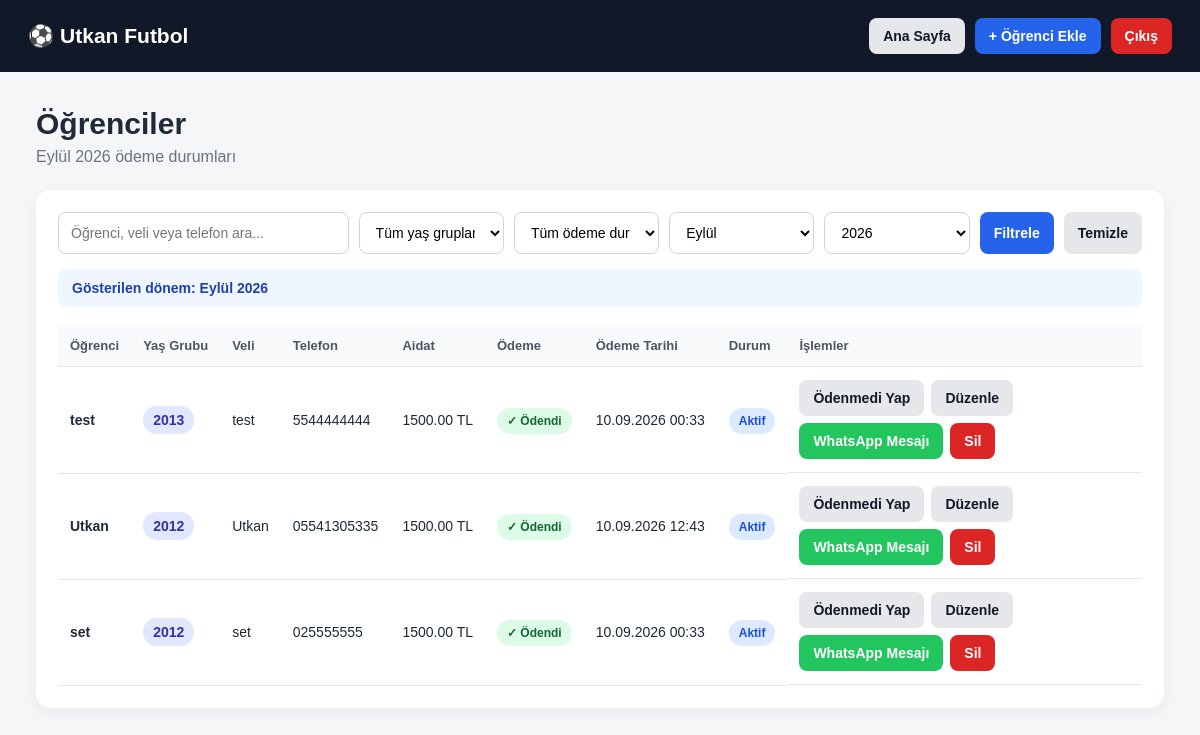
Page /students (signed in) on the earlier database version.
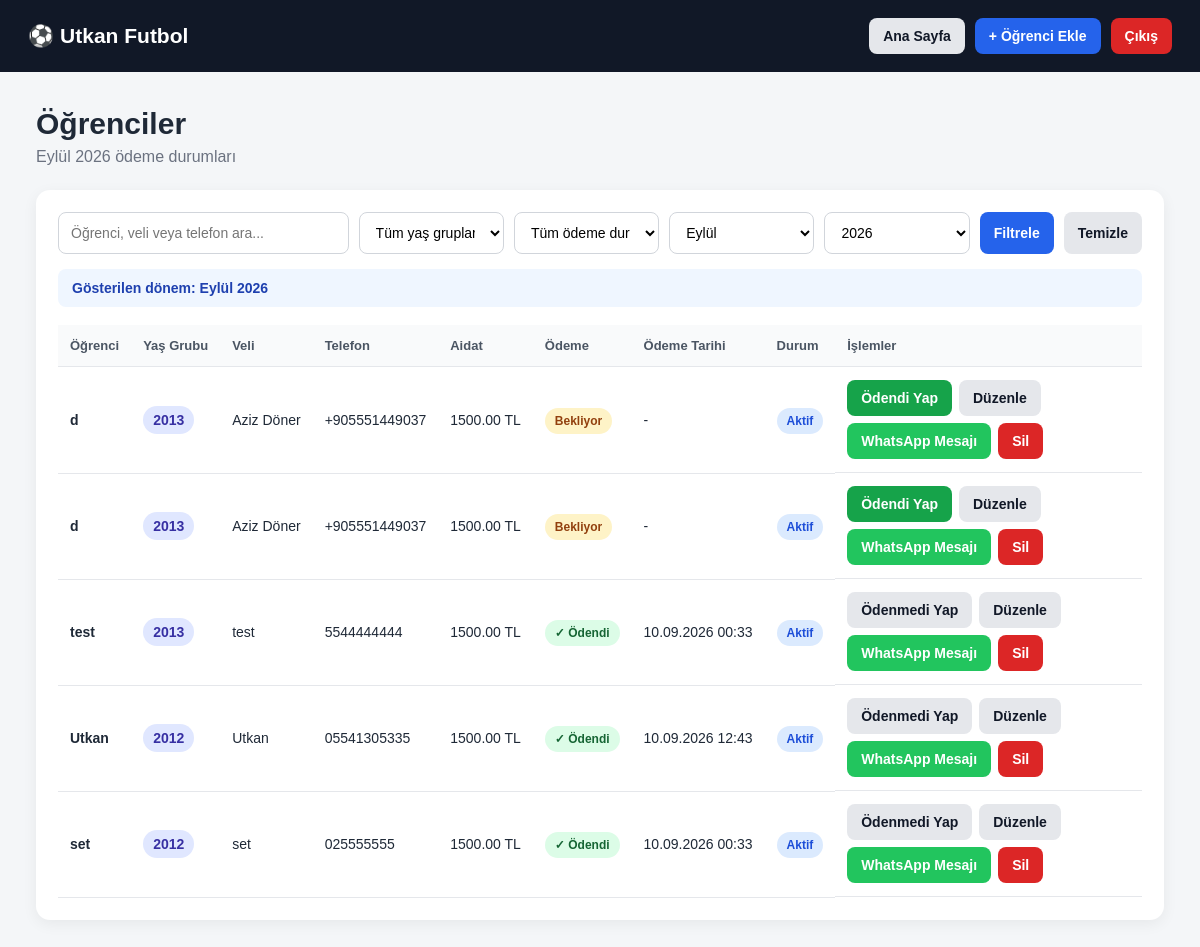
Same page on the later database version.
### tables this page shows
CREATE TABLE payments (
            id INTEGER PRIMARY KEY AUTOINCREMENT,
            student_id INTEGER NOT NULL,
            year INTEGER NOT NULL,
            month INTEGER NOT NULL,
            amount REAL DEFAULT 0,
            paid INTEGER DEFAULT 0,
            paid_at TEXT,
            FOREIGN KEY (student_id)
                REFERENCES students(id)
                ON DELETE CASCADE,
            UNIQUE(student_id, year, month)
        );

CREATE TABLE students (
            id INTEGER PRIMARY KEY AUTOINCREMENT,
            school_id INTEGER NOT NULL,
            name TEXT NOT NULL,
            birth_year INTEGER NOT NULL,
            parent_name TEXT,
            phone TEXT,
            monthly_fee REAL DEFAULT 0,
            active INTEGER DEFAULT 1,
            notes TEXT,
            created_at TEXT,
            FOREIGN KEY (school_id)
                REFERENCES schools(id)
                ON DELETE CASCADE
        );

### app.py (the view, shortened to what this page needs)
@app.route("/students")
def students():
    if not school_logged_in():
        return redirect(url_for("login"))
    school_id = session["school_id"]
    year, month = get_selected_period()
    search = request.args.get(
        "search",
        ""
    ).strip()
    birth_year = request.args.get(
        "birth_year",
        ""
    ).strip()
    payment = request.args.get(
        "payment",
        ""
    ).strip()
    query = """
        SELECT
            s.*,
            COALESCE(p.paid, 0) AS paid,
            p.paid_at
        FROM students s
        LEFT JOIN payments p
            ON p.student_id = s.id
            AND p.year = ?
            AND p.month = ?
        WHERE s.school_id = ?
    """
    params = [
        year,
        month,
        school_id
    ]
    if payment == "paid":
        query += """
            AND COALESCE(p.paid, 0) = 1
        """
    elif payment == "unpaid":
        query += """
            AND COALESCE(p.paid, 0) = 0
        """
    query += """
        ORDER BY
            s.birth_year DESC,
            s.name ASC
    """
    conn = get_db()
    student_list = conn.execute(
        query,
        params
    ).fetchall()
    years = conn.execute("""
        SELECT DISTINCT birth_year
        FROM students
        WHERE school_id = ?
        ORDER BY birth_year DESC
    """, (
        school_id,
    )).fetchall()
    conn.close()
    return render_template(
        "students.html",
        students=student_list,
        years=years,
        search=search,
        birth_year=birth_year,
        payment=payment,
        selected_year=year,
        selected_month=month,
        month_name=MONTH_NAMES[month],
        months=MONTH_NAMES
    )

### app.py (called while the page is built)
def get_db():
    conn = sqlite3.connect(DB_NAME)
    conn.row_factory = sqlite3.Row
    conn.execute("PRAGMA foreign_keys = ON")
    return conn

def school_logged_in():
    return (
        session.get("logged_in")
        and session.get("role") == "school"
        and session.get("school_id")
    )

def get_selected_period():
    now = datetime.now()
    try:
        year = int(request.args.get("year", now.year))
    except:
        year = now.year
    try:
        month = int(request.args.get("month", now.month))
    except:
        month = now.month
    if month < 1 or month > 12:
        month = now.month
    return year, month

### templates/students.html (shortened to what this page needs)
<!DOCTYPE html>
<html lang="tr">
<head>
    <link rel="stylesheet" href="{{ url_for('static', filename='style.css') }}">
</head>
<body>
<header class="topbar">
    <div>
        <h2>⚽ {{ session.school_name or "Futbol Okulu Paneli" }}</h2>
    </div>
    <div class="top-actions">
        <a
            href="{{ url_for(
                'dashboard',
                year=selected_year,
                month=selected_month
            ) }}"
            class="btn"
        >
            Ana Sayfa
        </a>
        <a href="{{ url_for('add_student') }}" class="btn primary">
            + Öğrenci Ekle
        </a>
        <a href="{{ url_for('logout') }}" class="btn danger">
            Çıkış
        </a>
    </div>
</header>
<main class="container">
    <div class="page-title">
        <div>
            <h1>Öğrenciler</h1>
            <p>
                {{ month_name }} {{ selected_year }} ödeme durumları
            </p>
        </div>
    </div>
    <section class="panel-section">
        <form method="GET" class="student-filter-bar">
            <input
                type="text"
                name="search"
                value="{{ search }}"
                placeholder="Öğrenci, veli veya telefon ara..."
            >
            <select name="birth_year">
                <option value="">
                    Tüm yaş grupları
                </option>
            </select>
            <select name="payment">
                <option value="">
                    Tüm ödeme durumları
                </option>
            </select>
            <select name="month">
                {% for number, name in months.items() %}
                    <option
                        value="{{ number }}"
                        {% if number == selected_month %}
                            selected
                        {% endif %}
                    >
                        {{ name }}
                    </option>
                {% endfor %}
            </select>
            <select name="year">
                {% for year in range(selected_year - 2, selected_year + 3) %}
                    <option
                        value="{{ year }}"
                        {% if year == selected_year %}
                            selected
                        {% endif %}
                    >
                        {{ year }}
                    </option>
                {% endfor %}
            </select>
            <button type="submit" class="btn primary">
                Filtrele
            </button>
            <a
                href="{{ url_for(
                    'students',
                    year=selected_year,
                    month=selected_month
                ) }}"
                class="btn"
            >
                Temizle
            </a>
        </form>
        <div class="selected-period">
            <strong>
                Gösterilen dönem:
                {{ month_name }} {{ selected_year }}
            </strong>
        </div>
        {% if students %}
        <div class="table-wrapper">
            <table>
                <thead>
                    <tr>
                        <th>Öğrenci</th>
                        <th>Yaş Grubu</th>
                        <th>Veli</th>
                        <th>Telefon</th>
                        <th>Aidat</th>
                        <th>Ödeme</th>
                        <th>Ödeme Tarihi</th>
                        <th>Durum</th>
                        <th>İşlemler</th>
                    </tr>
                </thead>
                <tbody>
                    {% for student in students %}
                    <tr>
                        <td>
                            <strong>{{ student.name }}</strong>
                        </td>
                        <td>
                            <span class="badge">
                                {{ student.birth_year }}
                            </span>
                        </td>
                        <td>
                            {{ student.parent_name or "-" }}
                        </td>
                        <td>
                            {{ student.phone or "-" }}
                        </td>
                        <td>
                            {{ "%.2f"|format(student.monthly_fee) }} TL
                        </td>
                        <td>
                            {% if student.paid %}
                                <span class="payment paid">
                                    ✓ Ödendi
                                </span>
                            {% else %}
                                <span class="payment unpaid">
                                    Bekliyor
                                </span>
                            {% endif %}
                        </td>
                        <td>
                            {{ student.paid_at or "-" }}
                        </td>
                        <td>
                            {% if student.active %}
                                <span class="status active">
                                    Aktif
                                </span>
                            {% else %}
                                <span class="status passive">
                                    Pasif
                                </span>
                            {% endif %}
                        </td>
                        <td class="actions">
                            <form
                                method="POST"
                                action="{{ url_for(
                                    'toggle_payment',
                                    student_id=student.id
                                ) }}"
                            >
                                {% if student.paid %}
                                    <button
                                        type="submit"
                                        class="btn"
                                    >
                                        Ödenmedi Yap
                                    </button>
                                {% else %}
                                    <button
                                        type="submit"
                                        class="btn success"
                                    >
                                        Ödendi Yap
                                    </button>
                                {% endif %}
                            </form>
                            <a
                                href="{{ url_for(
                                    'edit_student',
                                    student_id=student.id
                                ) }}"
                                class="btn"
                            >
                                Düzenle
                            </a>
                            {% if student.phone %}
                                {% if student.paid %}
                                    {% set whatsapp_message =
                                        "Merhaba, iyi günler. " ~ student.name ~
                                        " isimli öğrencimizin " ~ month_name ~ " " ~ selected_year|string ~
                                        " ayı aidat ödemesi alınmıştır. Teşekkür ederiz."
                                    %}
                                {% else %}
                                    {% set whatsapp_message =
                                        "Merhaba, iyi günler. " ~ student.name ~
                                        " isimli öğrencimizin " ~ month_name ~ " " ~ selected_year|string ~
                                        " ayı aidat ödemesi henüz sistemde görünmemektedir. Bilginize."
                                    %}
                                {% endif %}
                                {% set phone_clean = student.phone
                                    |replace(' ', '')
                                    |replace('(', '')
                                    |replace(')', '')
                                    |replace('-', '')
                                %}
                                {% if phone_clean[:3] == '+90' %}
                                    {% set whatsapp_phone = phone_clean[3:] %}
                                {% elif phone_clean[:2] == '90' and phone_clean|length == 12 %}
                                    {% set whatsapp_phone = phone_clean[2:] %}
                                {% elif phone_clean[:1] == '0' %}
                                    {% set whatsapp_phone = phone_clean[1:] %}
                                {% else %}
                                    {% set whatsapp_phone = phone_clean %}
                                {% endif %}
                            <a
                                target="_blank"
                                class="btn whatsapp"
                                href="https://wa.me/90{{ whatsapp_phone }}?text={{ whatsapp_message|urlencode }}"
                            >
                                WhatsApp Mesajı
                            </a>
                            {% endif %}
                            <form
                                method="POST"
                                action="{{ url_for(
                                    'delete_student',
                                    student_id=student.id
                                ) }}"
                                onsubmit="return confirm('Bu öğrenciyi silmek istediğine emin misin?');"
                            >
                                <button
                                    type="submit"
                                    class="btn danger"
                                >
                                    Sil
                                </button>
                            </form>
                        </td>
                    </tr>
                    {% endfor %}
                </tbody>
            </table>
        </div>
        {% else %}
        <div class="empty-state">
            Bu filtrelere uygun öğrenci bulunamadı.
        </div>
        {% endif %}
    </section>
</main>
</body>
</html>

### static/style.css (style rules this page uses)
* { box-sizing: border-box; margin: 0; padding: 0; }
body { font-family: Arial, Helvetica, sans-serif; background: #f4f6f8; color: #1f2937; }
a { text-decoration: none; }
.topbar { background: #111827; color: white; padding: 18px 28px; display: flex; align-items: center; justify-content: space-between; gap: 20px; flex-wrap: wrap; }
.topbar h2 { font-size: 21px; }
.top-actions { display: flex; gap: 10px; flex-wrap: wrap; }
.container { width: min(1200px, 94%); margin: 35px auto; }
.page-title { margin-bottom: 24px; }
.page-title h1 { font-size: 30px; margin-bottom: 7px; }
.page-title p { color: #6b7280; }
.btn { border: none; cursor: pointer; display: inline-flex; align-items: center; justify-content: center; padding: 10px 14px; border-radius: 8px; background: #e5e7eb; color: #111827; font-size: 14px; font-weight: 600; transition: 0.2s; }
.btn.primary { background: #2563eb; color: white; }
.btn.success { background: #16a34a; color: white; }
.btn.danger { background: #dc2626; color: white; }
.btn.whatsapp { background: #22c55e; color: white; }
.panel-section { background: white; border-radius: 14px; padding: 22px; box-shadow: 0 4px 15px rgba(0, 0, 0, 0.06); }
.table-wrapper { overflow-x: auto; }
table { width: 100%; border-collapse: collapse; }
th, td { padding: 13px 12px; border-bottom: 1px solid #e5e7eb; text-align: left; white-space: nowrap; }
th { background: #f9fafb; font-size: 13px; color: #4b5563; }
td { font-size: 14px; }
.actions { display: flex; gap: 7px; flex-wrap: wrap; }
.actions form { display: inline; }
input, select, textarea { width: 100%; padding: 11px 12px; border: 1px solid #d1d5db; border-radius: 8px; outline: none; font-size: 14px; background: white; }
.badge { background: #e0e7ff; color: #3730a3; padding: 6px 10px; border-radius: 20px; font-weight: 700; }
.payment, .status { padding: 6px 10px; border-radius: 20px; font-size: 12px; font-weight: 700; }
.payment.paid { background: #dcfce7; color: #166534; }
.payment.unpaid { background: #fef3c7; color: #92400e; }
.status.active { background: #dbeafe; color: #1d4ed8; }
.student-filter-bar { display: grid; grid-template-columns: 2fr 1fr 1fr 1fr 1fr auto auto; gap: 10px; margin-bottom: 15px; }
.selected-period { background: #eff6ff; color: #1e40af; border-radius: 8px; padding: 11px 14px; margin-bottom: 18px; font-size: 14px; }

Differences in the rows shown:
added students: name "d", birth_year "2013", parent_name "Aziz Döner", phone "+905551449037", monthly_fee "1500.00", shows "Bekliyor", paid_at "-", active "Aktif", shows "Ödendi Yap"
added students: name "d", birth_year "2013", parent_name "Aziz Döner", phone "+905551449037", monthly_fee "1500.00", shows "Bekliyor", paid_at "-", active "Aktif", shows "Ödendi Yap"
